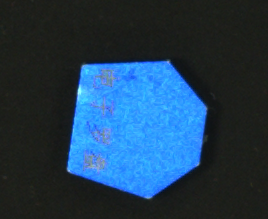
#> input picture python/org_muban/muban_3.bmp, 268 x 219 px, found by its file name
$ python shap_context.py
#> lines starting #> are read from the running program, lines starting #| are printed output that depends on the picture; after the words box and inside, x2 and y2 are one past the last pixel; in counts of white or black regions, pixels touching at a corner belong together; long printed decimals are rounded
# -*- coding: utf-8 -*-
import cv2
import numpy as np
import matplotlib.pyplot as plt
from scipy.optimize import linear_sum_assignment
from scipy.spatial import procrustes

# -----------------------------
# 方法一：Shape Context + 匈牙利 + Procrustes
# -----------------------------
def get_rotation_angle(mtx1, mtx2):
    # 假设是2D情况，取旋转矩阵的左上2x2部分
    R = mtx2[:2, :2]
    # 计算旋转角度（弧度）
    angle = np.arctan2(R[1, 0], R[0, 0])
    # 转换为角度
    angle_deg = np.degrees(angle)
    return angle_deg

# 在你的函数最后添加：
def shape_context_matching(img1, img2, n_points=100):
    def sample_contour_points(img, n):
        contours, _ = cv2.findContours(img, cv2.RETR_EXTERNAL, cv2.CHAIN_APPROX_NONE)
        cnt = max(contours, key=cv2.contourArea)
        idx = np.round(np.linspace(0, len(cnt) - 1, n)).astype(int)
        return cnt[idx, 0, :]

    def compute_histogram(points, bins_r=5, bins_theta=36):
        n = len(points)
        histograms = []
        for i in range(n):
            r = points - points[i]
            theta = np.arctan2(r[:, 1], r[:, 0]) % (2 * np.pi)
            d = np.linalg.norm(r, axis=1)
            d[d == 0] = 1e-5
            r_bin = np.floor(np.log(d / d.min()) / np.log(d.max() / d.min() + 1e-5) * bins_r).astype(int)
            t_bin = np.floor(theta / (2 * np.pi) * bins_theta).astype(int)
            r_bin = np.clip(r_bin, 0, bins_r - 1)
            t_bin = np.clip(t_bin, 0, bins_theta - 1)
            hist = np.zeros((bins_r, bins_theta))
            for rb, tb in zip(r_bin, t_bin):
                hist[rb, tb] += 1
            histograms.append(hist.flatten())
        return np.array(histograms)

    def chi2_cost(h1, h2):
        cost = np.zeros((h1.shape[0], h2.shape[0]))
        for i in range(h1.shape[0]):
            for j in range(h2.shape[0]):
                num = (h1[i] - h2[j])**2
                denom = h1[i] + h2[j] + 1e-5
                cost[i, j] = 0.5 * np.sum(num / denom)
        return cost

    pts1 = sample_contour_points(img1, n_points)
    pts2 = sample_contour_points(img2, n_points)
    h1 = compute_histogram(pts1)
    h2 = compute_histogram(pts2)
    cost = chi2_cost(h1, h2)
    row_ind, col_ind = linear_sum_assignment(cost)

    matched_pts1 = pts1[row_ind]
    matched_pts2 = pts2[col_ind]

    mtx1, mtx2, disparity = procrustes(matched_pts1, matched_pts2)
    return matched_pts1, matched_pts2, mtx1, mtx2


# -----------------------------
# 方法二：基于距离变换的轮廓匹配
# -----------------------------
def distance_transform_match(template_bin, target_bin, angles=np.linspace(-15, 15, 31), scales=[1.0]):
    template_cnts, _ = cv2.findContours(template_bin, cv2.RETR_EXTERNAL, cv2.CHAIN_APPROX_NONE)
    template_pts = template_cnts[0][:, 0, :]

    dist_map = cv2.distanceTransform(255 - target_bin, cv2.DIST_L2, 5)
    h, w = target_bin.shape

    best_score = float('inf')
    best_params = None

    for scale in scales:
        scaled = template_pts * scale
        for angle in angles:
            theta = np.deg2rad(angle)
            rot = np.array([[np.cos(theta), -np.sin(theta)], [np.sin(theta), np.cos(theta)]])
            rotated = scaled @ rot.T
            for dx in range(-w//4, w//4, 10):
                for dy in range(-h//4, h//4, 10):
                    trans = rotated + np.array([dx + w//2, dy + h//2])
                    trans = trans.astype(int)
                    valid = (0 <= trans[:, 0]) & (trans[:, 0] < w) & (0 <= trans[:, 1]) & (trans[:, 1] < h)
                    if np.sum(valid) == 0:
                        continue
                    values = dist_map[trans[valid][:, 1], trans[valid][:, 0]]
                    score = np.mean(values)
                    if score < best_score:
                        best_score = score
                        best_params = (scale, angle, dx, dy)
    return best_params


# -----------------------------
# 示例入口
# -----------------------------
if __name__ == '__main__':
    img1 = cv2.imread('org_muban\muban_3.bmp', 0)
#> img1: shape (219, 268); min 16, max 230, mean 55.6
    M = cv2.getRotationMatrix2D((img1.shape[1]//2, img1.shape[0]//2), 80, 1)
    img2 = cv2.warpAffine(img1, M, (img1.shape[1], img1.shape[0]))
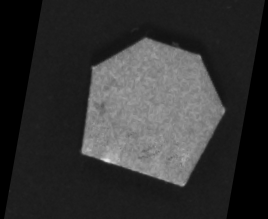
#> img2: shape (219, 268); min 0, max 228, mean 50.6
    # img2 = cv2.imread('target.png', 0)
    _, bin1 = cv2.threshold(img1, 127, 255, cv2.THRESH_BINARY+cv2.THRESH_OTSU)
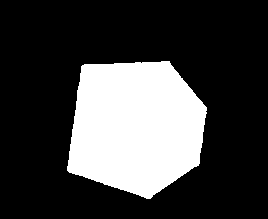
#> bin1: shape (219, 268); 25.4% white; 1 white region, box (x1, y1, x2, y2) and area: (67, 61, 207, 199) 14937
    _, bin2 = cv2.threshold(img2, 127, 255, cv2.THRESH_BINARY+cv2.THRESH_OTSU)
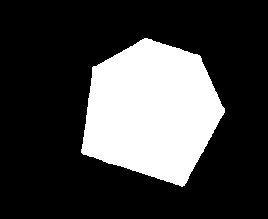
#> bin2: shape (219, 268); 25.5% white; 1 white region

    # 方法一：Shape Context 匹配点对并可视化
    pts1, pts2, mtx1, mtx2 = shape_context_matching(bin1, bin2)
#> in sample_contour_points, `contours, _ = cv2.findContours(img, cv2.RETR_EXTERNAL, cv2.CHAIN_APPRO..`: contours = 1 contour; box (x1, y1, x2, y2) and area: (67, 61, 207, 199) 14722
#> in sample_contour_points, `cnt = max(contours, key=cv2.contourArea)`: cnt = contour of 429 points, box (x1, y1, x2, y2) (67, 61, 207, 199), area 14722
#> in sample_contour_points, `idx = np.round(np.linspace(0, len(cnt) - 1, n)).astype(int)`: idx = 100 values from 0 to 428
#> in shape_context_matching, `pts1 = sample_contour_points(img1, n_points)`: pts1 = 100 pairs, first value 67 to 206, second value 61 to 198
#> in sample_contour_points (call 2), `contours, _ = cv2.findContours(img, cv2.RETR_EXTERNAL, cv2.CHAIN_APPRO..`: contours = 1 contour; box (x1, y1, x2, y2) and area: (81, 38, 225, 187) 14736
#> in shape_context_matching, `pts2 = sample_contour_points(img2, n_points)`: pts2 = 100 pairs, first value 81 to 224, second value 38 to 185
#> in compute_histogram, `n = len(points)`: n = 100
#> after the loop in compute_histogram, `for i in range(n):`: histograms = 100 items
#> call 2 of compute_histogram, with points = array of shape (100, 2), bins_r = 5, bins_theta = 36
#> in compute_histogram (call 2), `return np.array(histograms)`:
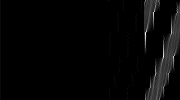
#> returned value: shape (100, 180) float64; min 0, max 24, mean 0.6; drawn with min black and max white
#> after the loop in chi2_cost, `for i in range(h1.shape[0]):`:
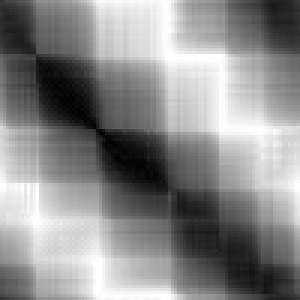
#> cost: shape (100, 100) float64 (shown 3 times larger); min 1.25, max 99, mean 54.6; drawn with min black and max white
#> in shape_context_matching, `row_ind, col_ind = linear_sum_assignment(cost)`: row_ind = 100 values from 0 to 99; col_ind = 100 values, max 99 at index 11, min 0 at index 5, mean 49.5
#> in shape_context_matching, `matched_pts1 = pts1[row_ind]`: matched_pts1 has the same summary as pts1
#> in shape_context_matching, `matched_pts2 = pts2[col_ind]`: matched_pts2 has the same summary as pts2
#> in shape_context_matching, `mtx1, mtx2, disparity = procrustes(matched_pts1, matched_pts2)`: mtx1 = 100 pairs, first value -0.0949 to 0.107, second value -0.0928 to 0.106; mtx2 = 100 pairs, first value -0.0976 to 0.107, second value -0.105 to 0.105; disparity = 0.0261
    angle = get_rotation_angle(mtx1, mtx2)
#> in get_rotation_angle, `R = mtx2[:2, :2]`: R = [[0.0301, -0.0941], [0.0487, -0.0871]]
#> in get_rotation_angle, `angle = np.arctan2(R[1, 0], R[0, 0])`: angle = 1.02
#> in get_rotation_angle, `angle_deg = np.degrees(angle)`: angle_deg = 58.32
#> angle = 58.32
    print("Best Match Params (Shape Context):", angle)
#| Best Match Params (Shape Context): 58.319
    vis = np.hstack([cv2.cvtColor(bin1, cv2.COLOR_GRAY2BGR), cv2.cvtColor(bin2, cv2.COLOR_GRAY2BGR)])
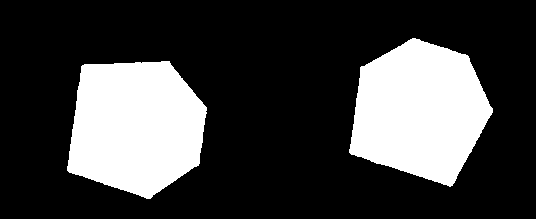
#> vis: shape (219, 536, 3); 25.5% white; 2 white regions, box (x1, y1, x2, y2) and area: (349, 38, 493, 187) 14949, (67, 61, 207, 199) 14937
    offset = bin1.shape[1]
#> offset = 268
    for p1, p2 in zip(pts1, pts2):
        cv2.line(vis, tuple(p1), (p2[0] + offset, p2[1]), (0, 255, 0), 1)
#> this loop made 100 passes
#> (p1, p2) on passes 1 to 12: ([161, 61], [171, 46]), ([157, 62], [184, 51]), ([152, 62], [179, 48]), ([148, 62], [162, 44]), ([144, 62], [175, 47]), ([139, 62], [144, 38]), ([135, 62], [158, 42]), ([131, 63], [154, 41]), ([126, 63], [149, 39]), ([122, 63], [131, 46]), ([118, 63], [135, 44]), ([113, 64], [145, 38])
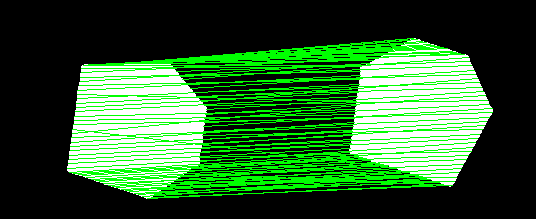
#> vis: shape (219, 536, 3); 18.74% of pixels changed, all inside (x1, y1, x2, y2) = (67, 38, 493, 199); drawn as B, G, R
    cv2.imshow("Shape Context Matching", vis)
    cv2.waitKey(0)

    # # 方法二：距离变换搜索最佳角度和位置
    # best_scale, best_angle, best_dx, best_dy = distance_transform_match(bin1, bin2)
    # print("Best Match Params (Distance Transform):", best_scale, best_angle, best_dx, best_dy)

$ run again, with python/org_muban/muban_1.bmp copied over python/org_muban/muban_3.bmp
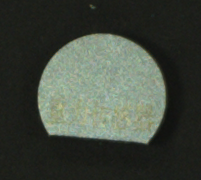
#> input picture python/org_muban/muban_1.bmp, 201 x 180 px, found by its file name
#> bin1: shape (180, 201); 31.3% white; 1 white region, box (x1, y1, x2, y2) and area: (38, 34, 166, 144) 11321
#> bin2: shape (180, 201); 31.4% white; 1 white region
#> contours = 1 contour; box (x1, y1, x2, y2) and area: (38, 34, 166, 144) 11140
#> cnt = contour of 359 points, box (x1, y1, x2, y2) (38, 34, 166, 144), area 11140
#> idx = 100 values from 0 to 358
#> in shape_context_matching, `pts1 = sample_contour_points(img1, n_points)`: pts1 = 100 pairs, first value 38 to 165, second value 34 to 143
#> contours = 1 contour; box (x1, y1, x2, y2) and area: (44, 26, 161, 155) 11166
#> in shape_context_matching, `pts2 = sample_contour_points(img2, n_points)`: pts2 = 100 pairs, first value 44 to 160, second value 26 to 154
#> n = 100
#> after the loop in compute_histogram, `for i in range(n):`: histograms = 100 items
#> after the loop in chi2_cost, `for i in range(h1.shape[0]):`:
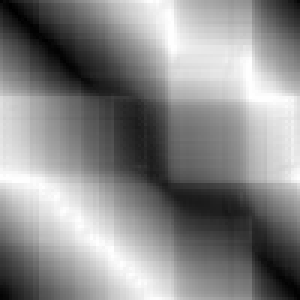
#> cost: shape (100, 100) float64 (shown 3 times larger); min 1.05, max 99, mean 53.7; drawn with min black and max white
#> row_ind = 100 values from 0 to 99; col_ind = 100 values, max 99 at index 98, min 0 at index 0, mean 49.5
#> matched_pts1 has the same summary as pts1
#> matched_pts2 has the same summary as pts2
#> in shape_context_matching, `mtx1, mtx2, disparity = procrustes(matched_pts1, matched_pts2)`: mtx1 = 100 pairs, first value -0.106 to 0.106, second value -0.0976 to 0.0843; mtx2 = 100 pairs, first value -0.0956 to 0.0913, second value -0.103 to 0.106; disparity = 0.0408
#> R = [[-0.00528, -0.103], [-0.0166, -0.101]]
#> in get_rotation_angle, `angle = np.arctan2(R[1, 0], R[0, 0])`: angle = -1.88
#> angle_deg = -107.6
#| Best Match Params (Shape Context): -107.635
#> the loop `for p1, p2 in zip(pts1, pts2):` made 100 passes
#> (p1, p2) on passes 1 to 8: ([92, 34], [102, 26]), ([88, 35], [95, 27]), ([85, 36], [91, 28]), ([81, 37], [88, 29]), ([78, 38], [84, 30]), ([74, 40], [80, 32]), ([70, 42], [73, 36]), ([67, 44], [77, 34])
#> after the loop `for p1, p2 in zip(pts1, pts2):`:
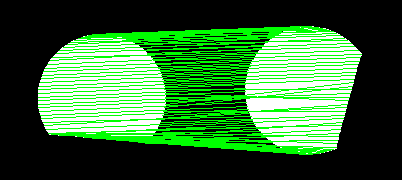
#> vis: shape (180, 402, 3); mean of channels 0, 1, 2 54.7, 106, 54.7; drawn as B, G, R

$ run again, with python/org_muban/muban_2.bmp copied over python/org_muban/muban_3.bmp
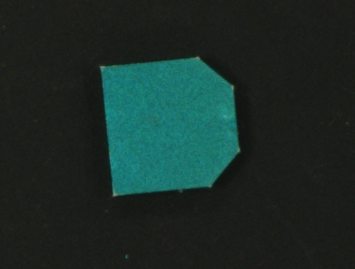
#> input picture python/org_muban/muban_2.bmp, 355 x 269 px, found by its file name
#> bin1: shape (269, 355); 16.6% white; 2 white regions (1 under 20 px), largest, box (x1, y1, x2, y2) and area: (100, 56, 240, 197) 15806
#> bin2: shape (269, 355); 16.6% white; 2 white regions (1 under 20 px)
#> contours = 2 contours, 1 with area under 20; largest, box (x1, y1, x2, y2) and area: (100, 56, 240, 197) 15574
#> cnt = contour of 463 points, box (x1, y1, x2, y2) (100, 56, 240, 197), area 15574
#> idx = 100 values from 0 to 462
#> in shape_context_matching, `pts1 = sample_contour_points(img1, n_points)`: pts1 = 100 pairs, first value 100 to 239, second value 56 to 195
#> contours = 2 contours, 1 with area under 20; largest, box (x1, y1, x2, y2) and area: (96, 70, 235, 209) 15638
#> in shape_context_matching, `pts2 = sample_contour_points(img2, n_points)`: pts2 = 100 pairs, first value 97 to 233, second value 70 to 208
#> n = 100
#> after the loop in compute_histogram, `for i in range(n):`: histograms = 100 items
#> after the loop in chi2_cost, `for i in range(h1.shape[0]):`:
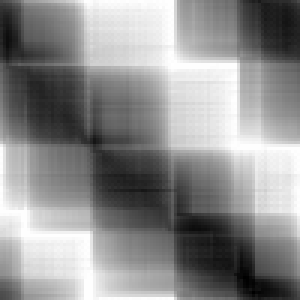
#> cost: shape (100, 100) float64 (shown 3 times larger); min 6.73, max 99, mean 58.2; drawn with min black and max white
#> row_ind = 100 values from 0 to 99; col_ind = 100 values, max 99 at index 17, min 0 at index 14, mean 49.5
#> matched_pts1 has the same summary as pts1
#> matched_pts2 has the same summary as pts2
#> in shape_context_matching, `mtx1, mtx2, disparity = procrustes(matched_pts1, matched_pts2)`: mtx1 = 100 pairs, first value -0.0885 to 0.106, second value -0.0966 to 0.098; mtx2 = 100 pairs, first value -0.0919 to 0.0907, second value -0.102 to 0.0827; disparity = 0.0552
#> R = [[0.0472, -0.0972], [0.0282, -0.0968]]
#> in get_rotation_angle, `angle = np.arctan2(R[1, 0], R[0, 0])`: angle = 0.539
#> angle_deg = 30.86
#| Best Match Params (Shape Context): 30.860
#> the loop `for p1, p2 in zip(pts1, pts2):` made 100 passes
#> (p1, p2) on passes 1 to 8: ([197, 56], [202, 75]), ([192, 58], [188, 75]), ([188, 58], [183, 75]), ([183, 59], [197, 76]), ([178, 59], [169, 74]), ([174, 60], [178, 74]), ([169, 60], [192, 76]), ([164, 61], [164, 73])
#> after the loop `for p1, p2 in zip(pts1, pts2):`:
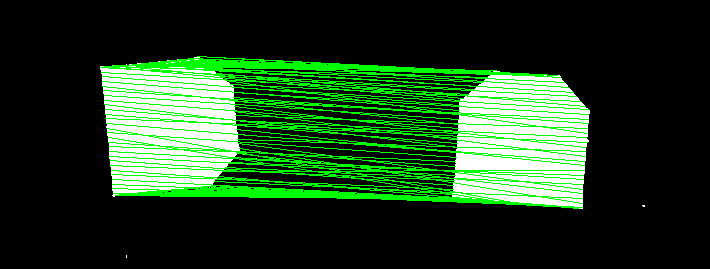
#> vis: shape (269, 710, 3); mean of channels 0, 1, 2 32.1, 62.7, 32.1; drawn as B, G, R

$ run again, with python/org_muban/muban_4.bmp copied over python/org_muban/muban_3.bmp
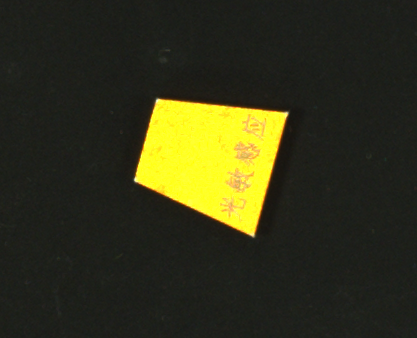
#> input picture python/org_muban/muban_4.bmp, 417 x 338 px, found by its file name
#> bin1: shape (338, 417); 9.9% white; 1 white region, box (x1, y1, x2, y2) and area: (134, 99, 288, 237) 13996
#> bin2: shape (338, 417); 10% white; 1 white region
#> contours = 1 contour; box (x1, y1, x2, y2) and area: (134, 99, 288, 237) 13768
#> cnt = contour of 455 points, box (x1, y1, x2, y2) (134, 99, 288, 237), area 13768
#> idx = 100 values from 0 to 454
#> in shape_context_matching, `pts1 = sample_contour_points(img1, n_points)`: pts1 = 100 pairs, first value 135 to 287, second value 99 to 235
#> contours = 1 contour; box (x1, y1, x2, y2) and area: (130, 81, 283, 245) 13814
#> in shape_context_matching, `pts2 = sample_contour_points(img2, n_points)`: pts2 = 100 pairs, first value 130 to 282, second value 81 to 244
#> n = 100
#> after the loop in compute_histogram, `for i in range(n):`: histograms = 100 items
#> row_ind = 100 values from 0 to 99; col_ind = 100 values, max 99 at index 98, min 0 at index 89, mean 49.5
#> matched_pts1 has the same summary as pts1
#> matched_pts2 has the same summary as pts2
#> in shape_context_matching, `mtx1, mtx2, disparity = procrustes(matched_pts1, matched_pts2)`: mtx1 = 100 pairs, first value -0.114 to 0.108, second value -0.0843 to 0.114; mtx2 = 100 pairs, first value -0.0953 to 0.121, second value -0.112 to 0.117; disparity = 0.084
#> R = [[-0.0436, -0.0944], [-0.0516, -0.071]]
#> in get_rotation_angle, `angle = np.arctan2(R[1, 0], R[0, 0])`: angle = -2.27
#> angle_deg = -130.2
#| Best Match Params (Shape Context): -130.171
#> the loop `for p1, p2 in zip(pts1, pts2):` made 100 passes
#> (p1, p2) on passes 1 to 8: ([156, 99], [162, 94]), ([155, 104], [157, 111]), ([154, 108], [153, 128]), ([152, 113], [154, 124]), ([151, 117], [150, 137]), ([150, 122], [149, 141]), ([148, 127], [151, 133]), ([147, 131], [145, 154])
#> after the loop `for p1, p2 in zip(pts1, pts2):`:
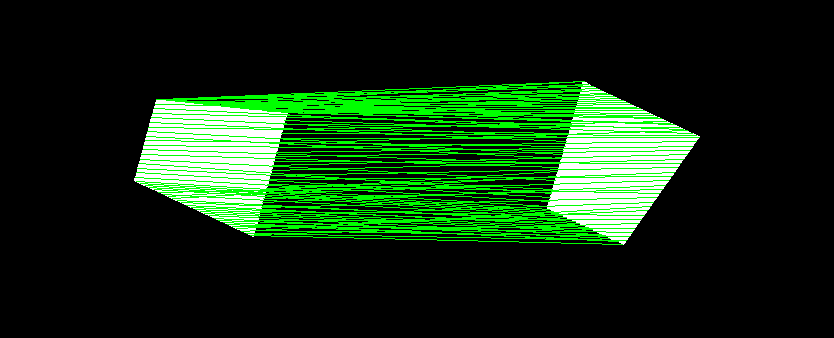
#> vis: shape (338, 834, 3); mean of channels 0, 1, 2 18.1, 47, 18.1; drawn as B, G, R
